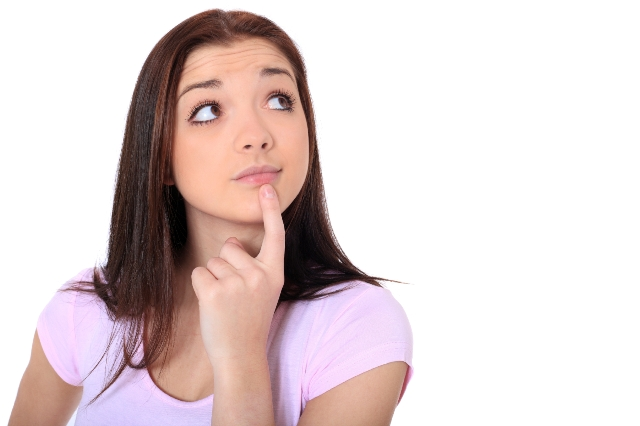
#> input picture pessoas/faceolho.jpg, 640 x 426 px, found by its file name
$ python exemplo1.py
#> lines starting #> are read from the running program, lines starting #| are printed output that depends on the picture; after the words box and inside, x2 and y2 are one past the last pixel; in counts of white or black regions, pixels touching at a corner belong together
# importa o opencv
import cv2

# Recebe o arquivo de harrcascade
classificador = cv2.CascadeClassifier('cascades/haarcascade_frontalface_default.xml')

# Carrega a imagem em uma variável com a função imread do opencv
imagem = cv2.imread('pessoas\\faceolho.jpg')
#> imagem is the input picture: shape (426, 640, 3); mean B, G, R 209.9, 210.1, 224.3

# Converte a imagem para cinza para facilitar na detecção
imagemCinza = cv2.cvtColor(imagem, cv2.COLOR_BGR2GRAY)
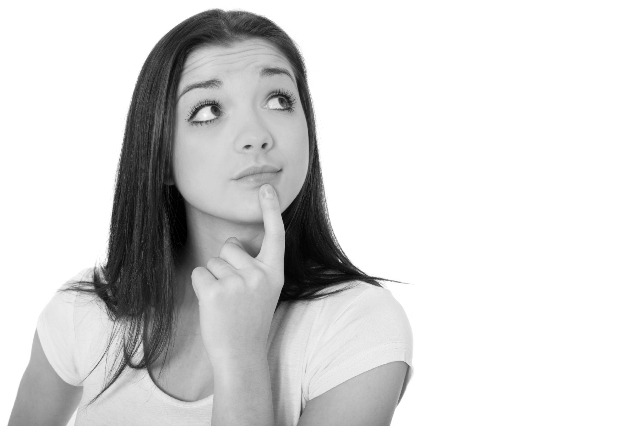
#> imagemCinza: shape (426, 640); min 0, max 255, mean 214.3

'''
- Identifica as faces com a função detectMultiScale
-
'''
facesDetectadas = classificador.detectMultiScale(imagemCinza, scaleFactor=1.1, minNeighbors=9, minSize=(25, 25))
#> facesDetectadas = [[156, 41, 177, 177]]

# Pega a quantidade de faces
qntFaces = len(facesDetectadas)
#> qntFaces = 1

# Imprime a matriz das faces
print(facesDetectadas)
#| [[156  41 177 177]]

'''
- Percorre a imagem para destacar as faces com base na posiçao x e y, com largura e altura
- Adiciona a cor vermelho (em RGB)
- Adiciona uma borda de tamanho 2
'''

for (x, y, l, a) in facesDetectadas:
    cv2.rectangle(imagem, (x, y), (x + l, y + a), (0, 0, 255), 2)
#> this loop made 1 pass
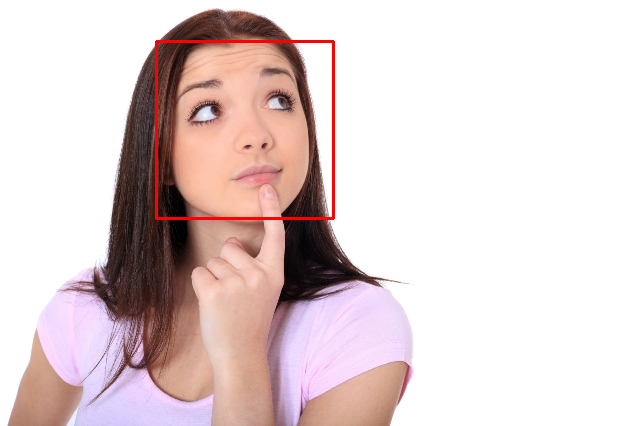
#> imagem: shape (426, 640, 3); 0.78% of pixels changed, all inside (x1, y1, x2, y2) = (155, 40, 335, 220)

# Abre a imagem original em uma janela com title de qnt de faces
cv2.imshow(str(qntFaces) + " Faces detectadas", imagem)

# Função para fechar janela ao click de qualquer tecla
cv2.waitKey()
